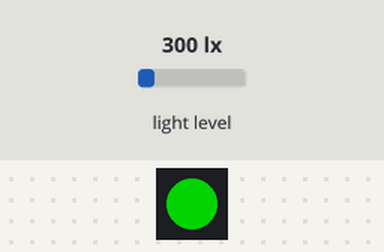
Recording of a program running on a simulated Pycom board running MicroPython. Shown: 1 RGB LEDs in strip order, left to right. The test bench sets the inputs (shaded band); at power-on: light level 300 lx. Dim RGB values are drawn brighter than linear; library files of the repository ran but are not shown: pysense.py, LIS2HH12.py, SI7006A20.py, LTR329ALS01.py, MPL3115A2.py; what the program prints to the serial console is not drawn.

Above: at 0.5 s.
At 3.5 s:
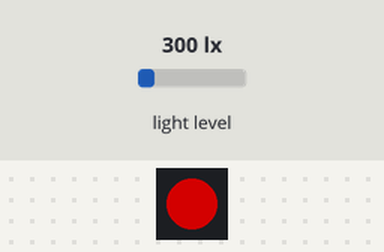
Timing chart, 0 to 7.8 s (numbered marks = the images above):
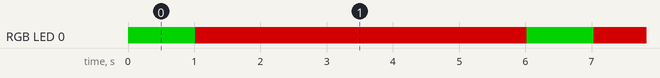

The program:

pysense2.py
```python
# (licence header left out)
# See https://docs.pycom.io for more information regarding library specifics

import time
import pycom
from pysense import Pysense
import machine

from LIS2HH12 import LIS2HH12
from SI7006A20 import SI7006A20
from LTR329ALS01 import LTR329ALS01
from MPL3115A2 import MPL3115A2,ALTITUDE,PRESSURE

pycom.heartbeat(False)
pycom.rgbled(0x0A0A08) # white

py = Pysense()

# run number..
num = 0

while True:

    print("==================================================================================")
    pycom.rgbled(0x007f00) # switch to green color for embedded led
    print("run number = "+str(num))
    num = num + 1

    lt = LTR329ALS01(py) # I2C sensor acquisition
    print("7- Light (channel Blue lux, channel Red lux): " + str(lt.light()))

    time.sleep(1)
    pycom.rgbled(0x7f0000) # red color for embedded led

    time.sleep(5)
```

Measured:
- by itself, RGB LED 0: alternates RGB(127, 0, 0) for 5.0 s and RGB(0, 127, 0) for 1.0 s
